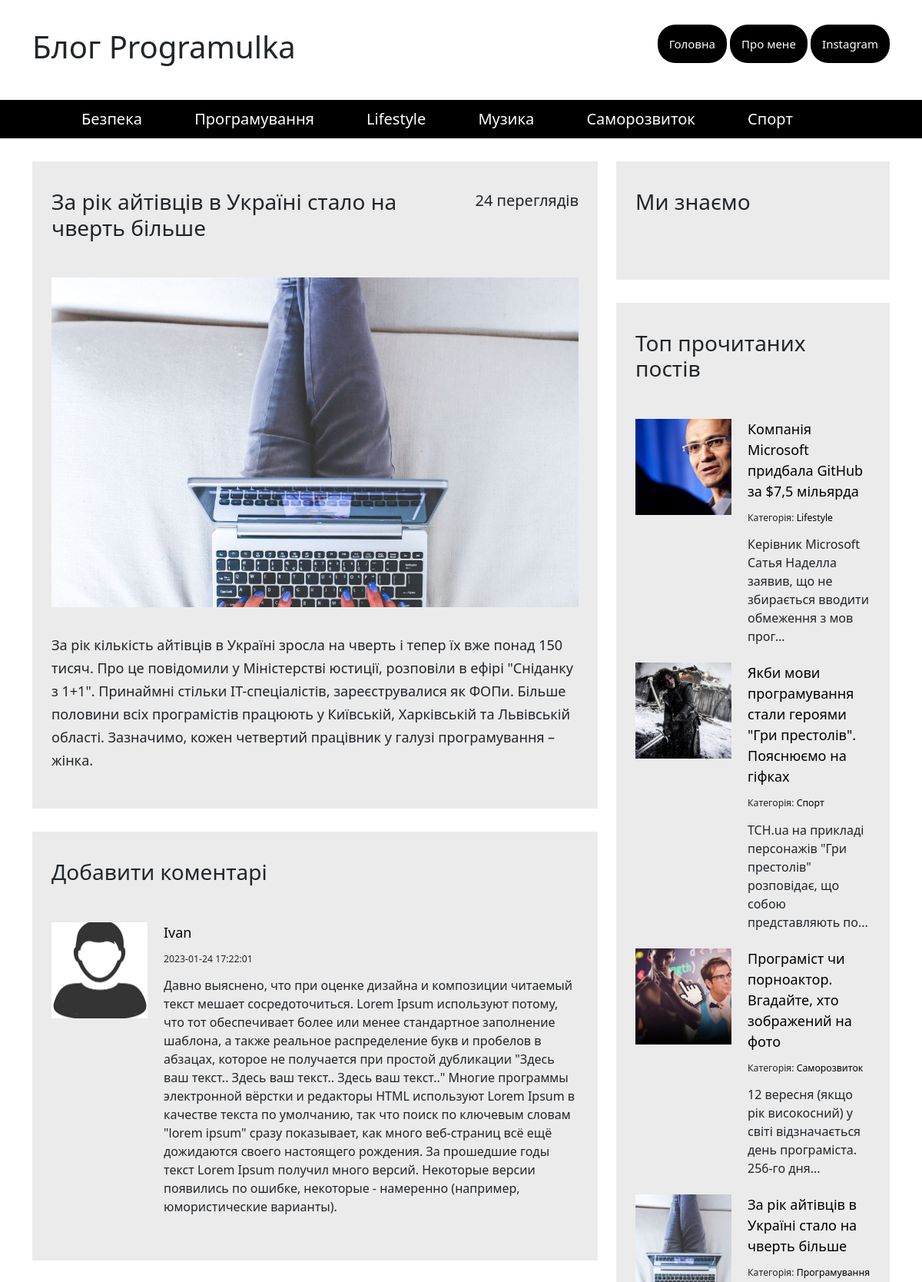
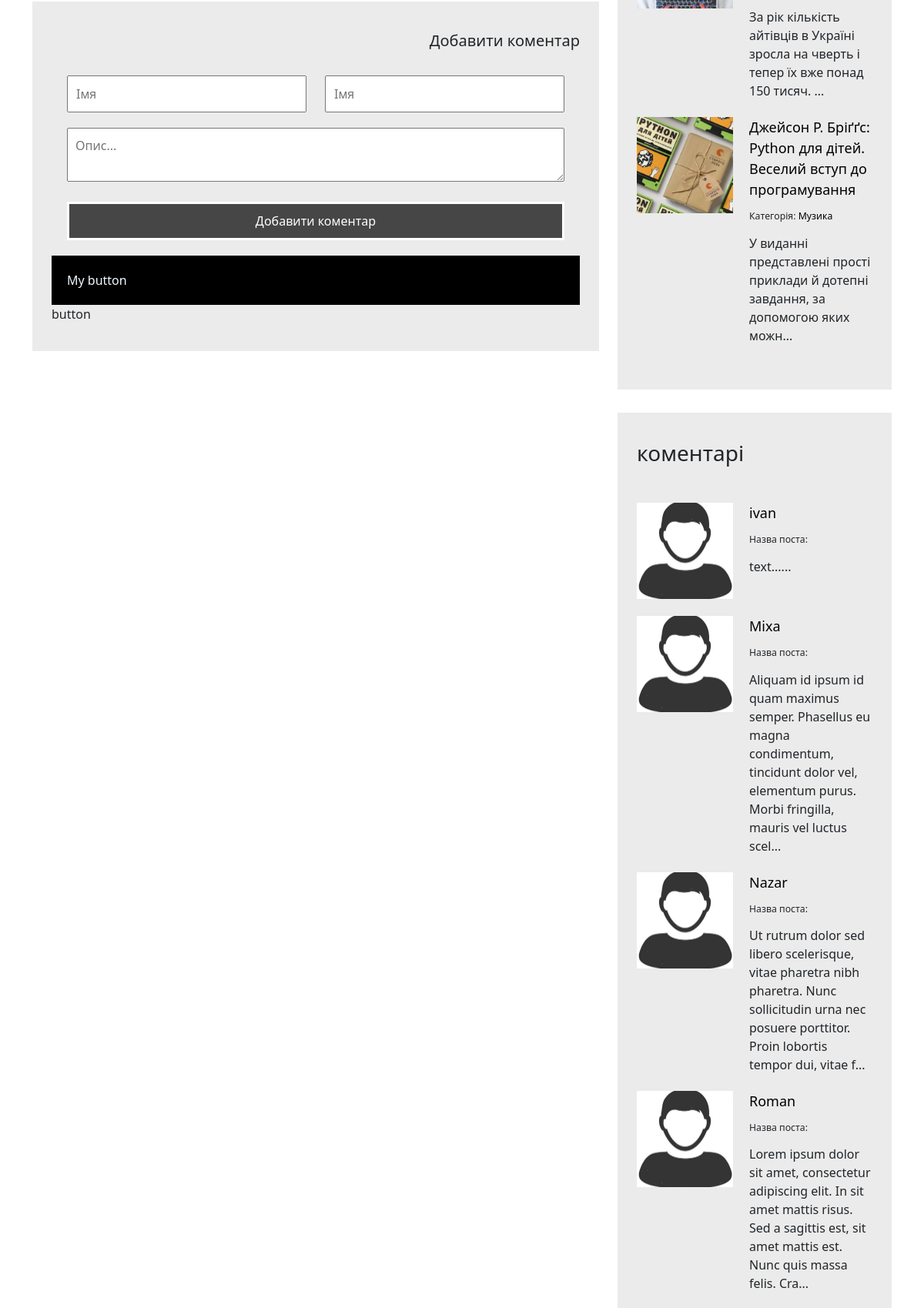
Page /article.php?id=2 (upper part) on the committed database (2 pictures, top to bottom).
### tables this page shows
CREATE TABLE `articles_categories` (
  `id` int NOT NULL,
  `title` varchar(255) NOT NULL
);

CREATE TABLE `articles` (
  `id` int NOT NULL,
  `title` varchar(255) DEFAULT NULL,
  `text` text,
  `categorie_id` int DEFAULT NULL,
  `pubdate` datetime NOT NULL,
  `views` int NOT NULL DEFAULT '0',
  `img` varchar(255) DEFAULT NULL
);

CREATE TABLE `comments` (
  `id` int NOT NULL,
  `name` varchar(255) DEFAULT NULL,
  `author` varchar(100) DEFAULT NULL,
  `text` text NOT NULL,
  `pubdate` timestamp NOT NULL DEFAULT CURRENT_TIMESTAMP,
  `articles_id` int NOT NULL,
  `img` varchar(255) NOT NULL DEFAULT 'avatar.jpg'
);

### config/config.php (called while the page is built, shortened)
<?php
$config =array(
'title' => 'Блог Programulka',
'db' => array(
    'host' => 'localhost',
    'user' => 'root',
    'password' => 'password',
    'dbname' => 'Blog_test'
)
);

### article.php (the view, shortened to what this page needs)
<?php include("./includes/head.php") ?>
<?php include("./includes/header.php") ?>
<div id="content">
    <div class="container">
        <div class="row">
            <?php $articles_ids = mysqli_query($connection, "SELECT * FROM `articles` WHERE `id`= " . (int)$_GET["id"]);
            if (mysqli_num_rows($articles_ids) <= 0) {
            ?>
                <section class="content_left col-xl-8">
                    <div class="block">
                        <div class="block__content">
                            <div class="full-text">
                                Стаття не знайдена!!!
                            </div>
                        </div>
                    </div>
                </section>
            <?php } else {
                $articles_single_post = mysqli_fetch_assoc($articles_ids);
                mysqli_query($connection, "UPDATE `articles` SET  `views` = `views`+1 WHERE `id`= " . (int)$_GET["id"])
            ?>
                <section class="content_left col-xl-8">
                    <div class="block">
                        <a> <?php echo $articles_single_post['views'] ?> переглядів</a>
                        <h3><?php echo $articles_single_post['title'] ?>
                        </h3>
                        <div class="block__content">
                            <img src="./img/<?php echo $articles_single_post['img'] ?>" alt="black-photo" class="photo__content">
                            <div class="full-text">
                                <?php echo $articles_single_post['text'] ?>
                            </div>
                        </div>
                    </div>
                    <div class="block">
                        <h3>Добавити коментарі</h3>
                        <div class="block__content">
                            <div class="articles articles__vertical new_post">
                                <?php $comment_select = mysqli_query($connection, "SELECT * FROM `comments` WHERE `articles_id`= " . $articles_single_post['id'] . " ORDER BY `pubdate` DESC");
                                if (mysqli_num_rows($comment_select) <= 0) {
                                    echo "Коментарі відсутні.....";
                                } else {
                                    while ($com = mysqli_fetch_assoc($comment_select)) {
                                ?>
                                        <article class="article">
                                            <div class="article_image" style="background-image: url('/img/<?php echo $com["img"]; ?>');">
                                            </div>
                                            <div class="article__info">
                                                <a href=""><?php echo $com["author"]; ?></a>
                                                <div class="article__info__meta">
                                                    <small><?php echo $com["pubdate"]; ?></small>
                                                </div>
                                                <div class="article__info__preview">
                                                    <?php echo $com["text"]; ?>
                                                </div>
                                            </div>
                                        </article>
                                <?php };
                                }; ?>
                            </div>
                        </div>
                    </div>
                    <div class="block" id='id_id'>
                        <a>Добавити коментар</a>
                        <div class="block__content">
                            <form id_page="<?php echo $articles_single_post['id']; ?>" id="form_comments" method="post" action="article.php?id=<?php echo $articles_single_post['id']; ?>#comments-add-from" class="form">
                                <div class="form__group">
                                    <div class="row">
                                        <div class="col-md-6">
                                            <input type="text" class="checkedform__control nickname_name_my_input form__control" name="name" placeholder="Імя">
                                        </div>
                                        <div class="col-md-6">
                                            <input type="text" class="checkedform__control form__control" name="nickname" placeholder="Імя">
                                        </div>
                                    </div>
                                </div>
                                <div class="form__group">
                                    <textarea name="text" class="form__control text_my_input" placeholder="Опис..."></textarea>
                                </div>
                                <div class="form__group">
                                    <input type="submit" class="form__control" name="text" value="Добавити коментар">
                                </div>
                                <div id="submit_div" class="form_controlmy" style="padding: 20px; background-color:black; color:aliceblue; cursor:pointer;">My button</div>
                                <div id="position_button">button</div>
                            </form>
                        </div>
                    </div>
                </section>
                <?php } ?>
                <?php include("./includes/sidebar.php") ?>
        </div>
    </div>
   </div>
</div>
</body>
</html>

### includes/header.php
<div class="wrapper">
        <header id="header">
            <div class="header__top">
                <div class="container">
                    <div class="header__top__logo">
                        <h1><?php echo $config['title'] ?></h1>
                    </div>
                    <nav class="header__top__menu">
                        <ul>
                            <li>
                                <a href="/">Головна</a>
                            </li>
                            <li>
                                <a href="#">Про мене</a>
                            </li>
                            <li>
                                <a href="#">Instagram</a>
                            </li>
                        </ul>
                    </nav>
                </div>
            </div>
<?php $categories=mysqli_query($connection, "SELECT * FROM `articles_categories`");
?>
            <div class="header__bottom">
                <div class="container">
                    <nav>
                        <ul>
                            <?php
                            while($cat = mysqli_fetch_assoc($categories)){
                            ?>
                            <li> <a href="/categories.php?id=<?php echo $cat["id"] ?>"><?php echo $cat["title"]; ?></a></li>
                        <?php  };?>
                        </ul>
                    </nav>
                </div>
            </div>
        </header>

### includes/sidebar.php (shortened to what this page needs)
<section class="content_right col-xl-4">
    <div class="block">
        <h3>Ми знаємо</h3>
        <div class="block__content">
        </div>
    </div>
    <div class="block">
        <?php $categories_select_ok = mysqli_query($connection, "SELECT * FROM `articles` ORDER BY `views` DESC LIMIT 5"); ?>
        <h3>Топ прочитаних постів</h3>
        <div class="block__content">
            <div class="articles articles__vertical new_post">
                <?php
                while ($post = mysqli_fetch_assoc($categories_select_ok)) {
                ?>
                    <article class="article">
                        <div class="article_image" style="background-image: url('/img/<?php echo $post["img"]; ?>');">
                        </div>
                        <div class="article__info">
                            <a href="/article.php?id=<?php echo $post["id"] ?>"><?php echo $post["title"]; ?></a>
                            <div class="article__info__meta">
                                <?php
                                foreach ($categories as $cat) {
                                    $cat_title = false;
                                    if ($cat["id"] === $post["categorie_id"]) {
                                        $cat_title = $cat["title"];
                                        break;
                                    };
                                };
                                ?>
                                <small>Категорія: <a href="/categories.php?id=<?php echo $post["categorie_id"] ?>"><?php echo $cat_title; ?></a></small>
                            </div>
                            <div class="article__info__preview">
                                <?php echo substr($post["text"], 0, 150); ?>...
                            </div>
                        </div>
                    </article>
                <?php  }; ?>
            </div>
        </div>
    </div>
    <div class="block">
        <h3>коментарі</h3>
        <div class="block__content">
            <div class="articles articles__vertical new_post">
                <?php $comments = mysqli_query($connection, "SELECT * FROM `comments` ORDER BY `pubdate` DESC LIMIT 5");
                while ($comment = mysqli_fetch_assoc($comments)) {
                ?>
                    <article class="article">
                        <div class="article_image" style="background-image: url('/img/<?php echo $comment["img"]; ?>');">
                        </div>
                        <div class="article__info">
                            <a href="/article.php?id=<?php echo $comment["id"] ?>"><?php echo $comment["name"]; ?></a>
                            <div class="article__info__meta">
                                <small>Назва поста: <a href="/article.php?id=<?php echo $comment["articles_id"] ?>"><?php echo $art_title; ?></a></small>
                            </div>
                            <div class="article__info__preview">
                                <?php echo substr($comment["text"], 0, 150); ?>...
                            </div>
                        </div>
                    </article>
                <?php  }; ?>
            </div>
        </div>
    </div>
</section>

### css/style.css (style rules this page uses)
html, body, div, span, applet, object, iframe, h1, h2, h3, h4, h5, h6, p, blockquote, pre, a, abbr, acronym, address, big, cite, code, del, dfn, em, img, ins, kbd, q, s, samp, small, strike, strong, sub, sup, tt, var, b, u, i, center, dl, dt, dd, ol, ul, li, fieldset, form, label, legend, table, caption, tbody, tfoot, thead, tr, th, td, article, aside, canvas, details, embed, figure, figcaption, footer, header, hgroup, menu, nav, output, ruby, section, summary, time, mark, audio, video { margin: 0; padding: 0; border: 0; font-size: 100%; font: inherit; vertical-align: baseline; }
article, aside, details, figcaption, figure, footer, header, hgroup, menu, nav, section { display: block; }
body { line-height: 1; font-family: 'Roboto', sans-serif; }
ol, ul { list-style: none; }
h1 { font-size: 48px; font-weight: bold; }
h3 { font-size: 20px; font-weight: bold; }
#header .header__top { padding: 37px 0; background-color: #fff; }
#footer .container, .header__top .container { display: flex; justify-content: space-between; align-items: center; }
.footer__menu ul li, .header__top__menu ul li { display: inline-block; }
.header__top__menu ul li a { font-size: 15px; text-decoration: none; top: 50%; background-color: #000000; color: #fff; border: none; border-radius: 23px; padding: 15px; min-height: 30px; min-width: 120px; }
.header__bottom { height: 50px; background-color: #000; margin-bottom: 30px; }
.header__bottom li { display: inline-block; height: 100%; }
.header__bottom ul { height: 50px; }
.header__bottom nav ul>li>a { height: 100%; color: #fff; padding: 0 32px; font-size: 20px; display: flex; align-items: center; text-decoration: none; }
body a { text-decoration: none; }
.block { background-color: #ebebeb; padding: 36px 25px; margin-bottom: 30px; }
.block>a { font-size: 20px; color: #000; float: right; }
.block .block__content { padding-top: 40px; }
.articles .article .article_image { width: 125px; height: 125px; overflow: hidden; float: left; background-repeat: no-repeat; background-size: cover; background-position: center center; }
.articles .article .article__info { margin-left: 125px; padding-left: 21px; }
.articles .article .article__info>a { color: #000; font-size: 18px; font-weight: normal; }
.articles .article .article__info>.article__info__meta { font-size: 14px; font-weight: 300; margin-top: 9px; margin-bottom: 13px; }
.articles .article .article__info>.article__info__meta a { color: #000; }
.articles .article .article__info>.article__info__preview { font-size: 16px; font-weight: 300; }
.articles__vertical { display: flex; flex-direction: column; }
.photo__content { max-width: 100%; max-height: 700px; }
.articles.articles__vertical .article { margin-bottom: 22px; }
.full-text { margin-top: 22px; font-size: 18px; padding: 12px 0; line-height: 30px; }
.form__control { width: 100%; padding: 10px; font-size: 16px; outline: none; }
.form__group { margin: 20px; }
.form__group input[type="submit"] { background-color: rgba(0, 0, 0, 0.7); color: #fff; border: 3px solid white; transition: all 0.3s ease; }

### rows in the picture
articles_categories: title "Безпека"
articles_categories: title "Програмування"
articles_categories: title "Lifestyle"
articles_categories: title "Музика"
articles_categories: title "Саморозвиток"
articles_categories: title "Спорт"
articles: views "24", title "За рік айтівців в Україні стало на чверть більше", img (picture), text "За рік кількість айтівців в Україні зросла на чверть і тепер їх вже понад 150 тисяч. Про це повідомили у Міністерстві юстиції, розповіли в ефірі \"Сніданку з 1+1\". Принаймні стільки ІТ-спеціалістів, зареєструвалися як ФОПи. Більше половини всіх програмістів працюють у Київській, Харківській та Львівській області. Зазначимо, кожен четвертий працівник у галузі програмування – жінка.", text "За рік кількість айтівців в Україні зросла на чверть і тепер їх вже понад 150 тисяч."
comments: img (placeholder picture), author "Ivan", pubdate "2023-01-24 17:22:01", text "Давно выяснено, что при оценке дизайна и композиции читаемый текст мешает сосредоточиться. Lorem Ipsum используют потому, что тот обеспечивает более или менее стандартное заполнение шаблона, а также реальное распределение букв и пробелов в абзацах, которое не получается при простой дубликации \"Здесь ваш текст.. Здесь ваш текст.. Здесь ваш текст..\" Многие программы электронной вёрстки и редакторы HTML используют Lorem Ipsum в качестве текста по умолчанию, так что поиск по ключевым словам \"lorem ipsum\" сразу показывает, как много веб-страниц всё ещё дожидаются своего настоящего рождения. За прошедшие годы текст Lorem Ipsum получил много версий. Некоторые версии появились по ошибке, некоторые…"
articles: img (picture), title "Компанія Microsoft придбала GitHub за $7,5 мільярда", text "Керівник Microsoft Сатья Наделла заявив, що не збирається вводити обмеження з мов прог"
articles: img (picture), title "Якби мови програмування стали героями \"Гри престолів\". Пояснюємо на гіфках", text "ТСН.ua на прикладі персонажів \"Гри престолів\" розповідає, що собою представляють по"
articles: img (picture), title "Програміст чи порноактор. Вгадайте, хто зображений на фото", text "12 вересня (якщо рік високосний) у світі відзначається день програміста. 256-го дня"
articles: img (picture), title "Джейсон Р. Бріґґс: Python для дітей. Веселий вступ до програмування", text "У виданні представлені прості приклади й дотепні завдання, за допомогою яких можн"
comments: img (placeholder picture), name "ivan", text "text..."
comments: img (placeholder picture), name "Mixa", text "Aliquam id ipsum id quam maximus semper. Phasellus eu magna condimentum, tincidunt dolor vel, elementum purus. Morbi fringilla, mauris vel luctus scel"
comments: img (placeholder picture), name "Nazar", text "Ut rutrum dolor sed libero scelerisque, vitae pharetra nibh pharetra. Nunc sollicitudin urna nec posuere porttitor. Proin lobortis tempor dui, vitae f"
comments: img (placeholder picture), name "Roman", text "Lorem ipsum dolor sit amet, consectetur adipiscing elit. In sit amet mattis risus. Sed a sagittis est, sit amet mattis est. Nunc quis massa felis. Cra"

### other values in the picture
$config['title'] "Блог Programulka"
